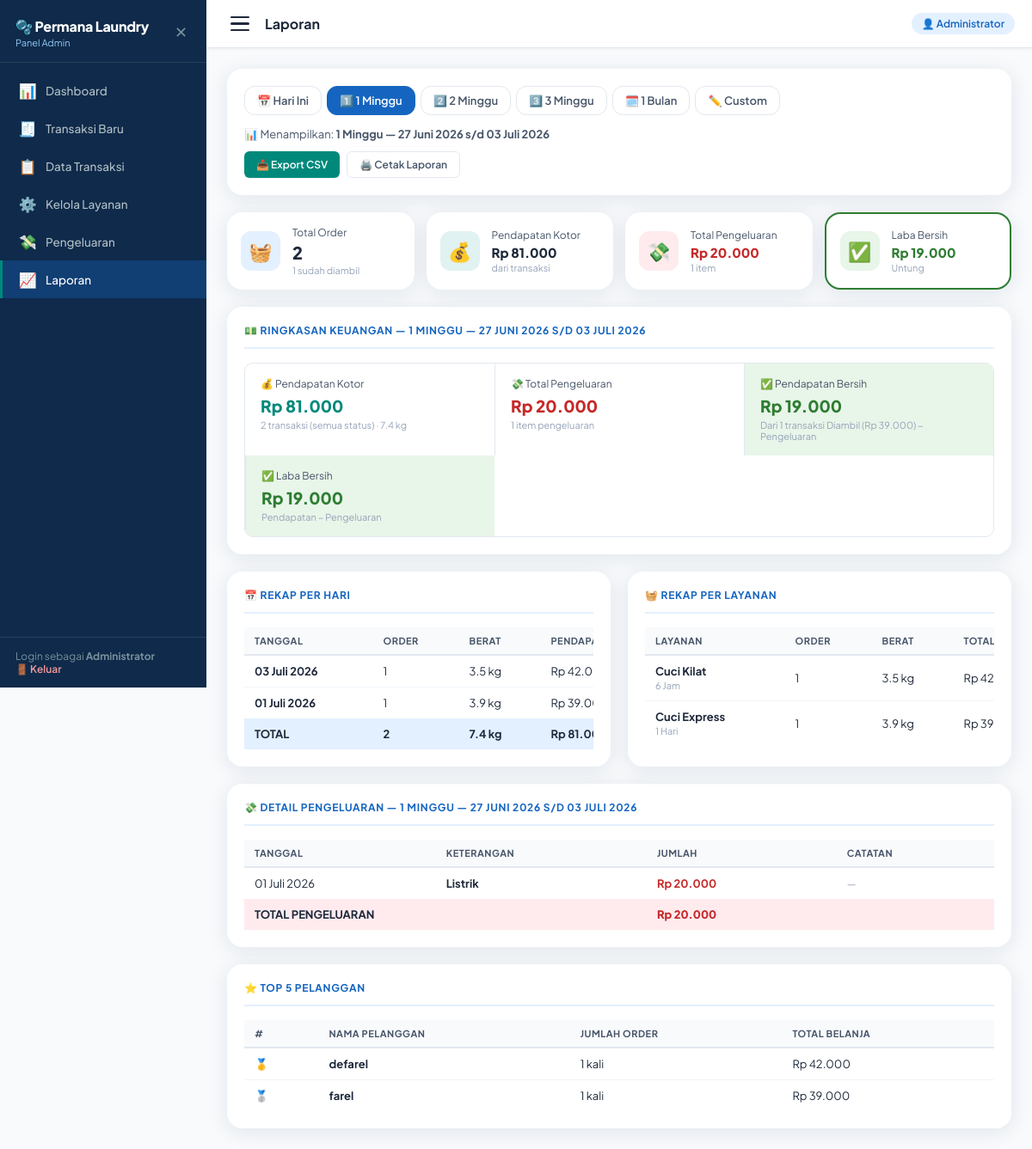
Screenshot of /admin/laporan.php?preset=1_minggu (signed in) with the database file from the repository.
### tables this page shows
CREATE TABLE `pengeluaran` (
  `id` int(11) NOT NULL,
  `tanggal` date NOT NULL,
  `keterangan` varchar(200) NOT NULL,
  `jumlah` decimal(12,0) NOT NULL,
  `catatan` text DEFAULT NULL,
  `created_at` datetime DEFAULT current_timestamp(),
  `updated_at` datetime DEFAULT current_timestamp() ON UPDATE current_timestamp()
);

### includes/config.php (called while the page is built, shortened)
<?php
function rupiah(int|float $angka): string
{
    return 'Rp ' . number_format($angka, 0, ',', '.');
}
function tglIndoDate(string $date): string
{
    $bulan = ['', 'Januari', 'Februari', 'Maret', 'April', 'Mei', 'Juni',
                  'Juli', 'Agustus', 'September', 'Oktober', 'November', 'Desember'];
    $ts = strtotime($date);
    return date('d', $ts) . ' ' . $bulan[(int)date('m', $ts)] . ' ' . date('Y', $ts);
}

### admin/laporan.php (the view, shortened to what this page needs)
<?php
require_once '../includes/config.php';
$db = getDB();
$preset   = $_GET['preset'] ?? 'hari_ini';
$today    = date('Y-m-d');
switch ($preset) {
    case '1_minggu':
        $tglMulai = date('Y-m-d', strtotime('-6 days'));
        $tglAkhir = $today;
        break;
}
$periodeLabel = match($preset) {
    'hari_ini' => 'Hari Ini — ' . tglIndoDate($tglMulai),
    '1_minggu' => '1 Minggu — ' . tglIndoDate($tglMulai) . ' s/d ' . tglIndoDate($tglAkhir),
    '2_minggu' => '2 Minggu — ' . tglIndoDate($tglMulai) . ' s/d ' . tglIndoDate($tglAkhir),
    '3_minggu' => '3 Minggu — ' . tglIndoDate($tglMulai) . ' s/d ' . tglIndoDate($tglAkhir),
    '1_bulan'  => '1 Bulan — ' . tglIndoDate($tglMulai) . ' s/d ' . tglIndoDate($tglAkhir),
    'custom'   => tglIndoDate($tglMulai) . ' s/d ' . tglIndoDate($tglAkhir),
    default    => '',
};
$stmtRingkas = $db->prepare("
    SELECT
        COUNT(*)                       AS jml_order,
        COALESCE(SUM(total_harga), 0)  AS total_pendapatan,
        COALESCE(SUM(berat_kg), 0)     AS total_berat,
        SUM(status='diambil')          AS sudah_diambil,
        COALESCE(SUM(CASE WHEN status='diambil' THEN total_harga ELSE 0 END), 0) AS pendapatan_diambil
    FROM transaksi
    WHERE DATE(tanggal_masuk) BETWEEN ? AND ?
");
$stmtRingkas->execute([$tglMulai, $tglAkhir]);
$ringkas = $stmtRingkas->fetch();
$stmtPengeluaran = $db->prepare("
    SELECT COALESCE(SUM(jumlah),0) AS total_pengeluaran, COUNT(*) AS jml_pengeluaran
    FROM pengeluaran WHERE tanggal BETWEEN ? AND ?
");
$stmtPengeluaran->execute([$tglMulai, $tglAkhir]);
$dataPengeluaran = $stmtPengeluaran->fetch();
$totalPendapatan   = (float)$ringkas['total_pendapatan'];
$pendapatanDiambil = (float)$ringkas['pendapatan_diambil'];
$totalPengeluaran  = (float)$dataPengeluaran['total_pengeluaran'];
$labaBersih        = $pendapatanDiambil - $totalPengeluaran;
$stmtHarian = $db->prepare("
    SELECT DATE(tanggal_masuk) AS tgl, COUNT(*) AS jml_order,
           SUM(berat_kg) AS total_berat, SUM(total_harga) AS total_pendapatan
    FROM transaksi WHERE DATE(tanggal_masuk) BETWEEN ? AND ?
    GROUP BY DATE(tanggal_masuk) ORDER BY tgl DESC
");
$stmtHarian->execute([$tglMulai, $tglAkhir]);
$dataHarian = $stmtHarian->fetchAll();
$stmtLayanan = $db->prepare("
    SELECT l.nama, l.label_durasi, COUNT(t.id) AS jml,
           SUM(t.berat_kg) AS total_berat, SUM(t.total_harga) AS total_harga
    FROM transaksi t JOIN layanan l ON t.layanan_id = l.id
    WHERE DATE(t.tanggal_masuk) BETWEEN ? AND ?
    GROUP BY l.id, l.nama, l.label_durasi ORDER BY total_harga DESC
");
$stmtLayanan->execute([$tglMulai, $tglAkhir]);
$dataLayanan = $stmtLayanan->fetchAll();
$stmtDetPengeluaran = $db->prepare("
    SELECT * FROM pengeluaran WHERE tanggal BETWEEN ? AND ?
    ORDER BY tanggal DESC, id DESC
");
$stmtDetPengeluaran->execute([$tglMulai, $tglAkhir]);
$detailPengeluaran = $stmtDetPengeluaran->fetchAll();
$stmtTop = $db->prepare("
    SELECT nama_pelanggan, COUNT(*) AS jml, SUM(total_harga) AS total
    FROM transaksi WHERE DATE(tanggal_masuk) BETWEEN ? AND ?
    GROUP BY nama_pelanggan ORDER BY jml DESC LIMIT 5
");
$stmtTop->execute([$tglMulai, $tglAkhir]);
$topPelanggan = $stmtTop->fetchAll();
require_once '../includes/admin_header.php';
?>
<div class="card filter-card" style="margin-bottom:20px">
  <div class="preset-btns">
    <a href="laporan.php?preset=hari_ini"  class="preset-btn <?= $preset==='hari_ini'?'active':'' ?>">📅 Hari Ini</a>
    <a href="laporan.php?preset=1_minggu"  class="preset-btn <?= $preset==='1_minggu'?'active':'' ?>">1️⃣ 1 Minggu</a>
    <a href="laporan.php?preset=2_minggu"  class="preset-btn <?= $preset==='2_minggu'?'active':'' ?>">2️⃣ 2 Minggu</a>
    <a href="laporan.php?preset=3_minggu"  class="preset-btn <?= $preset==='3_minggu'?'active':'' ?>">3️⃣ 3 Minggu</a>
    <a href="laporan.php?preset=1_bulan"   class="preset-btn <?= $preset==='1_bulan'?'active':'' ?>">🗓️ 1 Bulan</a>
    <a href="#"                            class="preset-btn <?= $preset==='custom'?'active':'' ?>"
       onclick="toggleCustom(event)">✏️ Custom</a>
  </div>
  <p style="margin-top:12px;font-size:13px;color:var(--gray-600)">
    📊 Menampilkan: <strong><?= $periodeLabel ?></strong>
  </p>
  <div class="export-btns">
    <button onclick="exportCSV()" class="btn btn-success" style="font-size:12px;padding:7px 14px">
      📥 Export CSV
    </button>
    <button onclick="window.print()" class="btn btn-outline" style="font-size:12px;padding:7px 14px">
      🖨️ Cetak Laporan
    </button>
  </div>
</div>
<div class="stats-grid" style="margin-bottom:20px">
  <div class="stat-card">
    <div class="stat-icon blue">🧺</div>
    <div>
      <div class="stat-label">Total Order</div>
      <div class="stat-value"><?= number_format($ringkas['jml_order']) ?></div>
      <div class="stat-sub"><?= $ringkas['sudah_diambil'] ?> sudah diambil</div>
    </div>
  </div>
  <div class="stat-card">
    <div class="stat-icon teal">💰</div>
    <div>
      <div class="stat-label">Pendapatan Kotor</div>
      <div class="stat-value" style="font-size:15px"><?= rupiah($totalPendapatan) ?></div>
      <div class="stat-sub">dari transaksi</div>
    </div>
  </div>
  <div class="stat-card">
    <div class="stat-icon red">💸</div>
    <div>
      <div class="stat-label">Total Pengeluaran</div>
      <div class="stat-value" style="font-size:15px;color:var(--red)"><?= rupiah($totalPengeluaran) ?></div>
      <div class="stat-sub"><?= $dataPengeluaran['jml_pengeluaran'] ?> item</div>
    </div>
  </div>
  <div class="stat-card" style="border:2px solid <?= $labaBersih >= 0 ? 'var(--green)' : 'var(--red)' ?>">
    <div class="stat-icon <?= $labaBersih >= 0 ? 'green' : 'red' ?>"><?= $labaBersih >= 0 ? '✅' : '⚠️' ?></div>
    <div>
      <div class="stat-label">Laba Bersih</div>
      <div class="stat-value" style="font-size:15px;color:<?= $labaBersih >= 0 ? 'var(--green)' : 'var(--red)' ?>">
        <?= ($labaBersih < 0 ? '−' : '') . rupiah(abs($labaBersih)) ?>
      </div>
      <div class="stat-sub"><?= $labaBersih >= 0 ? 'Untung' : 'Rugi' ?></div>
    </div>
  </div>
</div>
<div class="card" style="margin-bottom:20px">
  <div class="card-title">💵 Ringkasan Keuangan — <?= $periodeLabel ?></div>
  <div class="keuangan-grid">
    <div class="keuangan-cell">
      <div style="font-size:12px;color:var(--gray-600);margin-bottom:6px">💰 Pendapatan Kotor</div>
      <div style="font-size:19px;font-weight:800;color:var(--teal)"><?= rupiah($totalPendapatan) ?></div>
      <div style="font-size:11px;color:var(--gray-400);margin-top:4px"><?= $ringkas['jml_order'] ?> transaksi (semua status) · <?= number_format($ringkas['total_berat'],1) ?> kg</div>
    </div>
    <div class="keuangan-cell">
      <div style="font-size:12px;color:var(--gray-600);margin-bottom:6px">💸 Total Pengeluaran</div>
      <div style="font-size:19px;font-weight:800;color:var(--red)"><?= rupiah($totalPengeluaran) ?></div>
      <div style="font-size:11px;color:var(--gray-400);margin-top:4px"><?= $dataPengeluaran['jml_pengeluaran'] ?> item pengeluaran</div>
    </div>
<div class="keuangan-cell" style="background:<?= $labaBersih >= 0 ? 'var(--green-light)' : 'var(--red-light)' ?>">
  <div style="font-size:12px;color:var(--gray-600);margin-bottom:6px"><?= $labaBersih >= 0 ? '✅' : '⚠️' ?> Pendapatan Bersih</div>
  <div style="font-size:19px;font-weight:800;color:<?= $labaBersih >= 0 ? 'var(--green)' : 'var(--red)' ?>">
    <?= ($labaBersih < 0 ? '−' : '') . rupiah(abs($labaBersih)) ?>
  </div>
  <div style="font-size:11px;color:var(--gray-400);margin-top:4px">
    Dari <?= (int)$ringkas['sudah_diambil'] ?> transaksi Diambil (<?= rupiah($pendapatanDiambil) ?>) − Pengeluaran
  </div>
</div>
    <div class="keuangan-cell" style="background:<?= $labaBersih >= 0 ? 'var(--green-light)' : 'var(--red-light)' ?>">
      <div style="font-size:12px;color:var(--gray-600);margin-bottom:6px"><?= $labaBersih >= 0 ? '✅' : '⚠️' ?> Laba Bersih</div>
      <div style="font-size:19px;font-weight:800;color:<?= $labaBersih >= 0 ? 'var(--green)' : 'var(--red)' ?>">
        <?= ($labaBersih < 0 ? '−' : '') . rupiah(abs($labaBersih)) ?>
      </div>
      <div style="font-size:11px;color:var(--gray-400);margin-top:4px">Pendapatan − Pengeluaran</div>
    </div>
  </div>
</div>
<div class="laporan-grid-2">
  <div class="card">
    <div class="card-title">📅 Rekap Per Hari</div>
    <?php if (empty($dataHarian)): ?>
      <p style="color:var(--gray-400);text-align:center;padding:20px">Tidak ada data.</p>
    <?php else: ?>
    <div class="table-wrap">
      <table>
        <thead><tr><th>Tanggal</th><th>Order</th><th>Berat</th><th>Pendapatan</th></tr></thead>
        <tbody>
          <?php foreach ($dataHarian as $h): ?>
          <tr>
            <td><strong><?= tglIndoDate($h['tgl']) ?></strong></td>
            <td><?= $h['jml_order'] ?></td>
            <td><?= number_format($h['total_berat'],1) ?> kg</td>
            <td><?= rupiah($h['total_pendapatan']) ?></td>
          </tr>
          <?php endforeach; ?>
        </tbody>
        <tfoot>
          <tr style="background:var(--blue-light);font-weight:700">
            <td>TOTAL</td>
            <td><?= array_sum(array_column($dataHarian,'jml_order')) ?></td>
            <td><?= number_format(array_sum(array_column($dataHarian,'total_berat')),1) ?> kg</td>
            <td><?= rupiah(array_sum(array_column($dataHarian,'total_pendapatan'))) ?></td>
          </tr>
        </tfoot>
      </table>
    </div>
    <?php endif; ?>
  </div>
  <div class="card">
    <div class="card-title">🧺 Rekap Per Layanan</div>
    <?php if (empty($dataLayanan)): ?>
      <p style="color:var(--gray-400);text-align:center;padding:20px">Tidak ada data.</p>
    <?php else: ?>
    <div class="table-wrap">
      <table>
        <thead><tr><th>Layanan</th><th>Order</th><th>Berat</th><th>Total</th></tr></thead>
        <tbody>
          <?php foreach ($dataLayanan as $l): ?>
          <tr>
            <td>
              <strong><?= htmlspecialchars($l['nama']) ?></strong>
              <br/><span style="font-size:11px;color:var(--gray-400)"><?= $l['label_durasi'] ?></span>
            </td>
            <td><?= $l['jml'] ?></td>
            <td><?= number_format($l['total_berat'],1) ?> kg</td>
            <td><?= rupiah($l['total_harga']) ?></td>
          </tr>
          <?php endforeach; ?>
        </tbody>
      </table>
    </div>
    <?php endif; ?>
  </div>
</div>
<div class="card" style="margin-bottom:20px">
  <div class="card-title">💸 Detail Pengeluaran — <?= $periodeLabel ?></div>
  <?php if (empty($detailPengeluaran)): ?>
    <div style="text-align:center;padding:24px;color:var(--gray-400)">
      <div style="font-size:28px;margin-bottom:8px">🎉</div>Tidak ada pengeluaran pada periode ini.
    </div>
  <?php else: ?>
  <div class="table-wrap">
    <table>
      <thead><tr><th>Tanggal</th><th>Keterangan</th><th>Jumlah</th><th>Catatan</th></tr></thead>
      <tbody>
        <?php foreach ($detailPengeluaran as $p): ?>
        <tr>
          <td style="white-space:nowrap;font-size:13px"><?= tglIndoDate($p['tanggal']) ?></td>
          <td><strong><?= htmlspecialchars($p['keterangan']) ?></strong></td>
          <td style="color:var(--red);font-weight:700"><?= rupiah($p['jumlah']) ?></td>
          <td style="font-size:12px;color:var(--gray-600)"><?= $p['catatan'] ? htmlspecialchars($p['catatan']) : '<span style="color:var(--gray-400)">—</span>' ?></td>
        </tr>
        <?php endforeach; ?>
      </tbody>
      <tfoot>
        <tr style="background:var(--red-light);font-weight:700">
          <td colspan="2" style="padding:10px 12px">TOTAL PENGELUARAN</td>
          <td style="color:var(--red);font-weight:800"><?= rupiah($totalPengeluaran) ?></td>
          <td></td>
        </tr>
      </tfoot>
    </table>
  </div>
  <?php endif; ?>
</div>
<div class="card">
  <div class="card-title">⭐ Top 5 Pelanggan</div>
  <?php if (empty($topPelanggan)): ?>
    <p style="color:var(--gray-400);text-align:center;padding:20px">Tidak ada data.</p>
  <?php else: ?>
  <div class="table-wrap">
    <table>
      <thead><tr><th>#</th><th>Nama Pelanggan</th><th>Jumlah Order</th><th>Total Belanja</th></tr></thead>
      <tbody>
        <?php foreach ($topPelanggan as $i => $p): ?>
        <tr>
          <td><?= ['🥇','🥈','🥉','4️⃣','5️⃣'][$i] ?? ($i+1) ?></td>
          <td><strong><?= htmlspecialchars($p['nama_pelanggan']) ?></strong></td>
          <td><?= $p['jml'] ?> kali</td>
          <td><?= rupiah($p['total']) ?></td>
        </tr>
        <?php endforeach; ?>
      </tbody>
    </table>
  </div>
  <?php endif; ?>
</div>
<?php require_once '../includes/admin_footer.php'; ?>

### rows the page displays
pengeluaran: tanggal "01 Juli 2026", keterangan "Listrik", jumlah "Rp 20.000"

### other values shown
APP_NAME "Permana Laundry"
$_SESSION['admin_nama'] "Administrator"
$pageTitle "Laporan"
$periodeLabel "1 Minggu — 27 Juni 2026 s/d 03 Juli 2026"
$ringkas['jml_order'] "2"
$ringkas['sudah_diambil'] "1"
rupiah($totalPendapatan) "Rp 81.000"
rupiah($totalPengeluaran) "Rp 20.000"
$dataPengeluaran['jml_pengeluaran'] "1"
rupiah(abs($labaBersih)) "Rp 19.000"
$periodeLabel "1 MINGGU — 27 JUNI 2026 S/D 03 JULI 2026"
$ringkas['total_berat'] "7.4"
rupiah($pendapatanDiambil) "Rp 39.000"
tglIndoDate($h['tgl']) "03 Juli 2026"
$h['jml_order'] "1"
